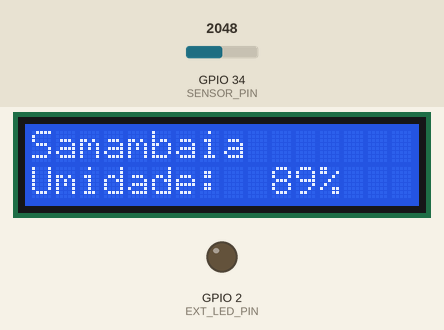
This program was run on a simulated ESP32. Shown: 16×2 character LCD, output pins drawn as LEDs (lit = HIGH). Inputs (shaded band) come from the test bench; at power-on: GPIO 34 (SENSOR_PIN) = 2048. WiFi joins after 1.5 s; servers stay silent unless stated; what the program prints to the serial monitor is not drawn.

Above: at 4.1 s.
4.2 s: GPIO 34 (SENSOR_PIN) set to 2969
At 6.4 s:
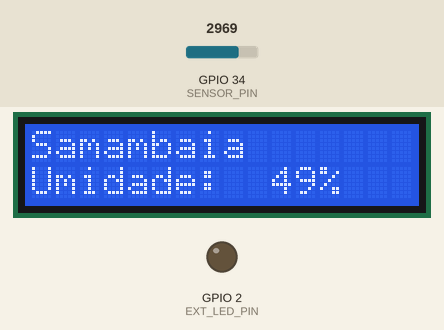
6.9 s: GPIO 34 (SENSOR_PIN) set to 3026
At 7.7 s:
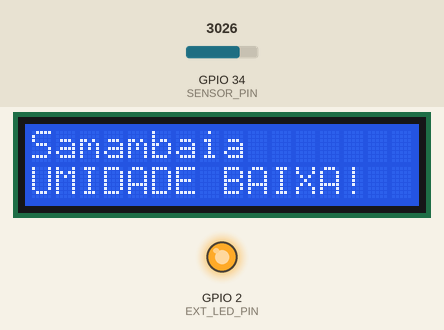
12.6 s: GPIO 34 (SENSOR_PIN) set to 2866
At 13.5 s:
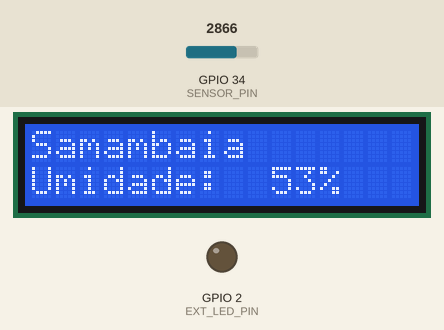
15.3 s: GPIO 34 (SENSOR_PIN) set to 3603
At 18.4 s:
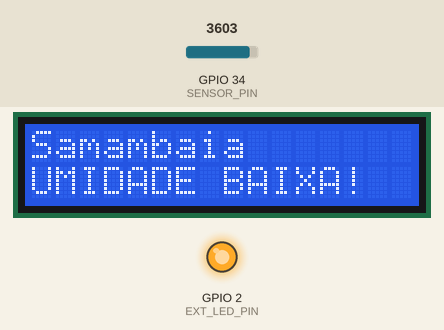
18.7 s: GPIO 34 (SENSOR_PIN) set to 2047
At 19.8 s:
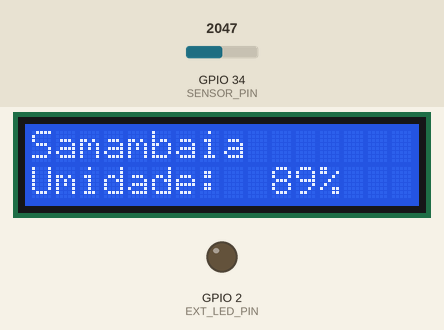
Timing chart, 0 to 21.7 s (numbered marks = the images above; inputs shaded):
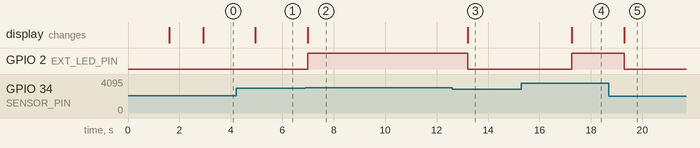

The program:

main.cpp
```cpp
#include <Arduino.h>
#include <WiFi.h>
#include <Wire.h>
#include <LiquidCrystal_I2C.h>
#include <FirebaseESP32.h>
#include <addons/RTDBHelper.h>

#define BLYNK_TEMPLATE_ID "TMPL2sOwqifSp"
#define BLYNK_TEMPLATE_NAME "Plantinha2"
#define BLYNK_AUTH_TOKEN "777MG_d3rR746qeA2pog88dIYoTz3EEM"
#include <BlynkSimpleEsp32.h>

// =================== DEFINIÇÕES ====================
#define WIFI_SSID       "iPhone Francisco Filho"
#define WIFI_PASS       "12345678"

#define DATABASE_URL    "https://plantinha2-0-default-rtdb.firebaseio.com/"
#define DATABASE_SECRET "0Ni86UbwQlNeIRYYiFScxhtdHImqGqEZ2LaQwAPy"

#define SENSOR_PIN      34
#define EXT_LED_PIN     2
#define I2C_SDA_PIN     21
#define I2C_SCL_PIN     22

const uint16_t DRY_VALUE = 4095;
const uint16_t WET_VALUE = 1800;

// =================== OBJETOS GLOBAIS ====================
LiquidCrystal_I2C lcd(0x27, 16, 2);
FirebaseData fbdo;
FirebaseAuth auth;
FirebaseConfig config;
BlynkTimer timer;

// =================== VARIÁVEIS ====================
unsigned long lastFirebaseUpdate = 0;
int soilMoisture = 0;
uint8_t currentPlantType = 1;  // valor padrão vindo do Blynk

struct Plant {
  const char* name;
  uint16_t moistureThreshold; // valor ADC mínimo para solo úmido
};

Plant plants[] = {
  {"Samambaia", 3000},   // tipo 1 (muita água)
  {"Alecrim", 3300},   // tipo 2 (média água)
  {"Cacto", 3700},   // tipo 3 (pouca água)
};

const size_t numPlants = sizeof(plants) / sizeof(plants[0]);

// =================== FUNÇÕES ====================

void sendToBlynk() {
  int percent = map(soilMoisture, DRY_VALUE, WET_VALUE, 0, 100);
  percent = constrain(percent, 0, 100);

  Blynk.virtualWrite(V0, percent);           // Umidade
  Blynk.virtualWrite(V1, currentPlantType);  // Tipo atual
}

BLYNK_WRITE(V1) {
  int val = param.asInt();
  if (val >= 1 && val <= numPlants) {
    currentPlantType = val;
    Serial.print("Tipo de planta via Blynk: ");
    Serial.println(plants[currentPlantType - 1].name);
  }
}

// =================== SETUP ====================
void setup() {
  Serial.begin(115200);
  pinMode(EXT_LED_PIN, OUTPUT);
  digitalWrite(EXT_LED_PIN, LOW);

  Wire.begin(I2C_SDA_PIN, I2C_SCL_PIN);
  lcd.init();
  lcd.backlight();
  lcd.setCursor(0, 0);
  lcd.print("Conectando Wi-Fi");

  WiFi.begin(WIFI_SSID, WIFI_PASS);
  while (WiFi.status() != WL_CONNECTED) {
    Serial.print(".");
    delay(300);
  }

  Serial.println("\nWi-Fi conectado");
  lcd.clear();
  lcd.setCursor(0, 0);
  lcd.print("Wi-Fi conectado");

  config.database_url = DATABASE_URL;
  config.signer.tokens.legacy_token = DATABASE_SECRET;
  Firebase.reconnectNetwork(true);
  fbdo.setBSSLBufferSize(4096, 1024);
  Firebase.begin(&config, &auth);

  Blynk.begin(BLYNK_AUTH_TOKEN, WIFI_SSID, WIFI_PASS);
  timer.setInterval(10000L, sendToBlynk);

  delay(1000);
  lcd.clear();
}

// =================== LOOP ====================
void loop() {
  soilMoisture = analogRead(SENSOR_PIN);
  int percent = map(soilMoisture, DRY_VALUE, WET_VALUE, 0, 100);
  percent = constrain(percent, 0, 100);

  size_t idx = (currentPlantType >= 1 && currentPlantType <= numPlants) ? currentPlantType - 1 : 0;
  const char* plantName = plants[idx].name;
  uint16_t threshold = plants[idx].moistureThreshold;

  bool precisaDeAgua = soilMoisture > threshold;

  // Atualiza LCD com alerta visual
  lcd.clear();
  lcd.setCursor(0, 0);
  lcd.printf("%-10s", plantName);
  lcd.setCursor(0, 1);

  if (precisaDeAgua) {
    lcd.print("UMIDADE BAIXA!");
  } else {
    lcd.printf("Umidade: %3d%%", percent);
  }

  // Liga LED se estiver seco
  digitalWrite(EXT_LED_PIN, precisaDeAgua ? HIGH : LOW);

  // Envia para Firebase a cada 10 segundos
  if (millis() - lastFirebaseUpdate > 10000) {
    lastFirebaseUpdate = millis();

    if (Firebase.ready()) {
      String path = "/plantinha/leituras";
      FirebaseJson json;
      json.set("plantType", currentPlantType);
      json.set("plantName", plantName);
      json.set("umidade", percent);
      json.set("precisaDeAgua", precisaDeAgua);
      json.set("timestamp", millis());

      bool success = Firebase.pushJSON(fbdo, path.c_str(), json);
      Serial.printf("Firebase -> %s = %d%% [%s]\n", path.c_str(), percent,
                    success ? "OK" : fbdo.errorReason().c_str());
    }
  }

  Blynk.run();
  timer.run();
  delay(2000);
}
```

Measured:
- the behaviour switches between 3000 and 3001 on GPIO 34 (SENSOR_PIN) (found by bisection; images 1 and 2)
- after the input at 4.2 s, the display: changes after 0.76 s (image 1)
- after the input at 6.9 s, GPIO 2 (EXT_LED_PIN): LOW → HIGH after 0.08 s; the display: changes after 0.08 s (image 2)
- after the input at 12.6 s, GPIO 2 (EXT_LED_PIN): HIGH → LOW after 0.61 s; the display: changes after 0.61 s (image 3)
- after the input at 15.3 s, GPIO 2 (EXT_LED_PIN): LOW → HIGH after 2.0 s; the display: changes after 2.0 s (image 4)
- after the input at 18.7 s, GPIO 2 (EXT_LED_PIN): HIGH → LOW after 0.59 s; the display: changes after 0.59 s (image 5)
